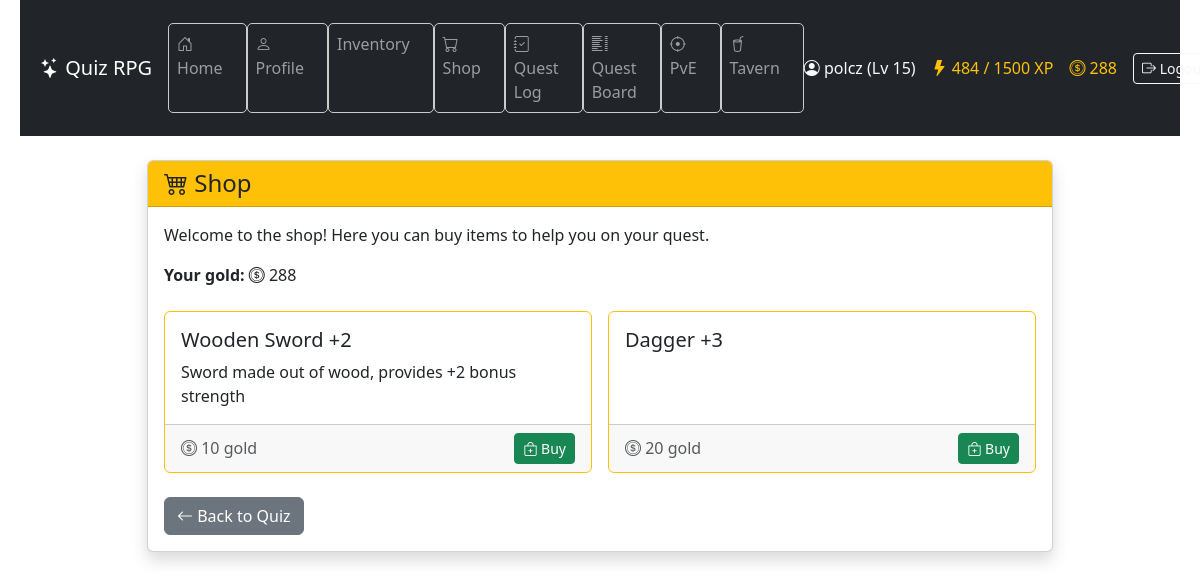
/shop/ (signed in), run on the app's committed database.
### game/models.py (models this page shows, shortened)
class Character(models.Model):
    CLASS_CHOICES = [
        ("warrior", "Warrior"),
        ("mage", "Mage"),
        ("rogue", "Rogue"),
    ]
    user = models.OneToOneField(User, on_delete=models.CASCADE)
    name = models.CharField(max_length=100)
    character_class = models.CharField(
        max_length=20, choices=CLASS_CHOICES, default="warrior"
    )
    level = models.IntegerField(default=1)
    experience = models.IntegerField(default=0)
    experience_to_next_level = models.PositiveIntegerField(default=100)
    hp = models.PositiveIntegerField(default=100)
    max_hp = models.PositiveIntegerField(default=100)
    hp_from_levels = models.PositiveIntegerField(default=0)
    mana = models.PositiveIntegerField(default=50)
    max_mana = models.PositiveIntegerField(default=50)
    mana_from_levels = models.PositiveIntegerField(default=0)
    stamina = models.PositiveIntegerField(default=50)
    max_stamina = models.PositiveIntegerField(default=50)
    armor = models.PositiveIntegerField(default=0)
    damage_reduction = models.FloatField(default=0.0)
    physical_min_damage = models.PositiveIntegerField(default=1)
    physical_max_damage = models.PositiveIntegerField(default=3)
    spell_power = models.PositiveIntegerField(default=0)
    hp_regeneration = models.PositiveIntegerField(default=0)
    mana_regeneration = models.PositiveIntegerField(default=0)
    stamina_regeneration = models.PositiveIntegerField(default=0)
    items = models.ManyToManyField("Item", related_name="characters", blank=True)
    equipped_head = models.ForeignKey(
        "Item",
        null=True,
        blank=True,
        related_name="equipped_on_head",
        on_delete=models.SET_NULL,
    )
    equipped_body = models.ForeignKey(
        "Item",
        null=True,
        blank=True,
        related_name="equipped_on_body",
        on_delete=models.SET_NULL,
    )
    equipped_legs = models.ForeignKey(
        "Item",
        null=True,
        blank=True,
        related_name="equipped_on_legs",
        on_delete=models.SET_NULL,
    )
    equipped_feet = models.ForeignKey(
        "Item",
        null=True,
        blank=True,
        related_name="equipped_on_feet",
        on_delete=models.SET_NULL,
    )
    equipped_hand_right = models.ForeignKey(
        "Item",
        null=True,
        blank=True,
        related_name="equipped_on_hand_right",
        on_delete=models.SET_NULL,
    )
    equipped_hand_left = models.ForeignKey(
        "Item",
        null=True,
        blank=True,
        related_name="equipped_on_hand_left",
        on_delete=models.SET_NULL,
    )
    strength = models.IntegerField(default=5)
    intelligence = models.IntegerField(default=5)
    dexterity = models.IntegerField(default=5)
    vitality = models.IntegerField(default=5)
    luck = models.IntegerField(default=5)
    stat_points = models.IntegerField(default=0)
    gold = models.IntegerField(default=0)
    last_regen_time = models.DateTimeField(default=timezone.now)
    class XpReward(TypedDict):
        total: int
        base: int
        strength_bonus: int
        intelligence_bonus: int
        double: bool

class Item(models.Model):
    SLOT_CHOICES = [
        ("head", "Head"),
        ("body", "Body"),
        ("legs", "Legs"),
        ("feet", "Feet"),
        ("hand_right", "Right Hand"),
        ("hand_left", "Left Hand"),
    ]
    name = models.CharField(max_length=100)
    description = models.TextField(blank=True, null=True)
    price = models.IntegerField(null=True, blank=True)
    is_available_in_shop = models.BooleanField(default=False)
    slot = models.CharField(
        max_length=20,
        choices=SLOT_CHOICES,
        default="hand_right",
    )
    effect_strength = models.IntegerField(default=0)
    effect_intelligence = models.IntegerField(default=0)
    effect_dexterity = models.IntegerField(default=0)
    effect_vitality = models.IntegerField(default=0)
    effect_luck = models.IntegerField(default=0)
    min_damage = models.PositiveIntegerField(default=0)
    max_damage = models.PositiveIntegerField(default=0)
    armor = models.PositiveIntegerField(default=0)
    spell_power = models.PositiveIntegerField(default=0)
    hp_bonus = models.IntegerField(default=0)
    mana_bonus = models.IntegerField(default=0)
    stamina_bonus = models.IntegerField(default=0)
    required_class = models.CharField(
        max_length=20,
        choices=Character.CLASS_CHOICES,
        null=True,
        blank=True,
        help_text="If set, only characters of this class can equip the item.",
    )

### game/views.py (the view)
# urls.py: path("shop/", views.shop_view, name="shop"),
@character_required
def shop_view(request):
    character = Character.objects.get(user=request.user)
    regenerate_character(character)
    items = Item.objects.filter(is_available_in_shop=True)
    return render(
        request,
        "game/shop.html",
        {
            "items": items,
            "character": character,
        },
    )

### game/context_processors.py (called while the page is built)
def character_context(request):
    if request.user.is_authenticated:
        try:
            character = Character.objects.get(user=request.user)
            return {"character": character}
        except Character.DoesNotExist:
            return {}
    return {}

### game/services/regeneration.py (called while the page is built)
def regenerate_character(character):
    now = timezone.now()
    elapsed = now - character.last_regen_time
    ticks = elapsed // REGEN_INTERVAL
    if ticks >= 1:
        character.hp = min(character.max_hp, character.hp + ticks * REGEN_AMOUNT)
        character.mana = min(character.max_mana, character.mana + ticks * REGEN_AMOUNT)
        character.stamina = min(
            character.max_stamina, character.stamina + ticks * REGEN_AMOUNT
        )
        character.last_regen_time = now
        character.save()

### game/templates/game/shop.html (shortened to what this page needs)
{% extends "game/base.html" %}
{% block content %}
<div class="container my-4">
  <div class="row justify-content-center">
    <div class="col-md-10">
      <div class="card shadow">
        <div class="card-header bg-warning text-dark">
          <h4 class="mb-0">
            <i class="bi bi-cart4"></i> Shop
          </h4>
        </div>
        <div class="card-body">
          <p class="mb-3">
            Welcome to the shop! Here you can buy items to help you on your quest.
          </p>
          <p class="mb-4">
            <strong>Your gold:</strong> <i class="bi bi-coin"></i> {{ character.gold }}
          </p>
          {% if items %}
          <div class="row row-cols-1 row-cols-md-2 g-3">
            {% for item in items %}
            <div class="col">
              <div class="card h-100 border border-warning">
                <div class="card-body">
                  <h5 class="card-title">{{ item.name }}</h5>
                  <p class="card-text">{{ item.description }}</p>
                </div>
                <div class="card-footer d-flex justify-content-between align-items-center">
                  <span class="text-muted"><i class="bi bi-coin"></i> {{ item.price }} gold</span>
                  <a href="{% url 'buy_item' item.id %}" class="btn btn-sm btn-success">
                    <i class="bi bi-bag-plus"></i> Buy
                  </a>
                </div>
              </div>
            </div>
            {% endfor %}
          </div>
          {% else %}
          <div class="alert alert-info mt-3">
            No items available in the shop.
          </div>
          {% endif %}
          <a href="{% url 'quiz' %}" class="btn btn-secondary mt-4">
            <i class="bi bi-arrow-left"></i> Back to Quiz
          </a>
        </div>
      </div>
    </div>
  </div>
</div>
{% endblock %}

### game/templates/game/base.html (shortened to what this page needs)
{% load static %}
<!DOCTYPE html>
<html lang="en">
  <head>
    <link rel="stylesheet" type="text/css" href="{% static 'game/style.css' %}" />
    <link href="https://cdn.jsdelivr.net/npm/bootstrap@5.3.3/dist/css/bootstrap.min.css" rel="stylesheet" />
    <link href="https://cdn.jsdelivr.net/npm/bootstrap-icons@1.11.3/font/bootstrap-icons.css" rel="stylesheet" />
  </head>
  <body>
    <header class="bg-dark text-white">
      <nav class="navbar navbar-expand-lg navbar-dark container">
        <a class="navbar-brand" href="{% url 'home' %}">
          <i class="bi bi-stars"></i> Quiz RPG
        </a>
        <div class="collapse navbar-collapse justify-content-between" id="navbarNav">
          <ul class="navbar-nav me-auto mb-2 mb-lg-0">
            <li class="nav-item"><a class="nav-link" href="{% url 'home' %}"><i class="bi bi-house-door"></i> Home</a></li>
            <li class="nav-item"><a class="nav-link" href="{% url 'profile' %}"><i class="bi bi-person"></i> Profile</a></li>
            <li class="nav-item"><a class="nav-link" href="{% url 'inventory' %}"> Inventory</a></li>
            <li class="nav-item"><a class="nav-link" href="{% url 'shop' %}"><i class="bi bi-cart"></i> Shop</a></li>
            <li class="nav-item"><a class="nav-link" href="{% url 'quest_log' %}"><i class="bi bi-journal-check"></i> Quest Log</a></li>
            <li class="nav-item"><a class="nav-link" href="{% url 'quest_list' %}"><i class="bi bi-list-columns"></i> Quest Board</a></li>
            <li class="nav-item"><a class="nav-link" href="{% url 'battle_select' %}"><i class="bi bi-crosshair"></i> PvE</a></li>
            <li class="nav-item"><a class="nav-link" href="{% url 'tavern' %}"><i class="bi bi-cup-straw"></i> Tavern</a></li>
          </ul>
          <div class="d-flex align-items-center gap-3 text-nowrap">
            {% if user.is_authenticated %}
              {% if character %}
                <span class="text-light"><i class="bi bi-person-circle"></i> {{ character.name }} (Lv {{ character.level }})</span>
                <span class="text-warning"><i class="bi bi-lightning-fill"></i> {{ character.experience }} / {{ character.level|add:"0" }}00 XP</span>
                <span class="text-warning"><i class="bi bi-coin"></i> {{ character.gold }}</span>
              {% else %}
                <span class="text-light"><i class="bi bi-person-circle"></i> {{ user.username }}</span>
              {% endif %}
              <form method="post" action="{% url 'logout' %}" class="d-inline">
                <button type="submit" class="btn btn-outline-light btn-sm">
                  <i class="bi bi-box-arrow-right"></i> Logout
                </button>
              </form>
            {% else %}
              <a href="{% url 'login' %}" class="btn btn-outline-light btn-sm"><i class="bi bi-box-arrow-in-right"></i> Login</a>
              <a href="{% url 'register' %}" class="btn btn-outline-light btn-sm"><i class="bi bi-person-plus"></i> Register</a>
            {% endif %}
          </div>
        </div>
      </nav>
    </header>
    <main class="container mb-5">
      {% block content %}{% endblock %}
    </main>
  </body>
</html>

### game/static/game/style.css (style rules this page uses)
body { font-family: "Segoe UI", sans-serif; background-color: #f4f4f4; color: #333; margin: 0; padding: 0 20px; }
header { background-color: #222; color: white; padding: 15px 20px; display: flex; flex-direction: column; align-items: flex-start; }
nav a { color: #ddd; text-decoration: none; margin-right: 15px; }
nav li { background: none !important; width: auto !important; height: auto !important; padding: 0 !important; margin: 0 !important; display: list-item; }
button { background-color: #4CAF50; color: white; border: none; padding: 8px 16px; margin-top: 5px; cursor: pointer; border-radius: 4px; }
ul { list-style: none; padding-left: 0; }
li { background-color: white; border: 1px solid #ccc; margin: 5px 0; padding: 10px; border-radius: 5px; }

### data on the page
Character: name "polcz", level "15", experience "484", level|add "15", gold "288"
Item: name "Wooden Sword +2", description "Sword made out of wood, provides +2 bonus strength", price "10"
Item: name "Dagger +3", price "20"
